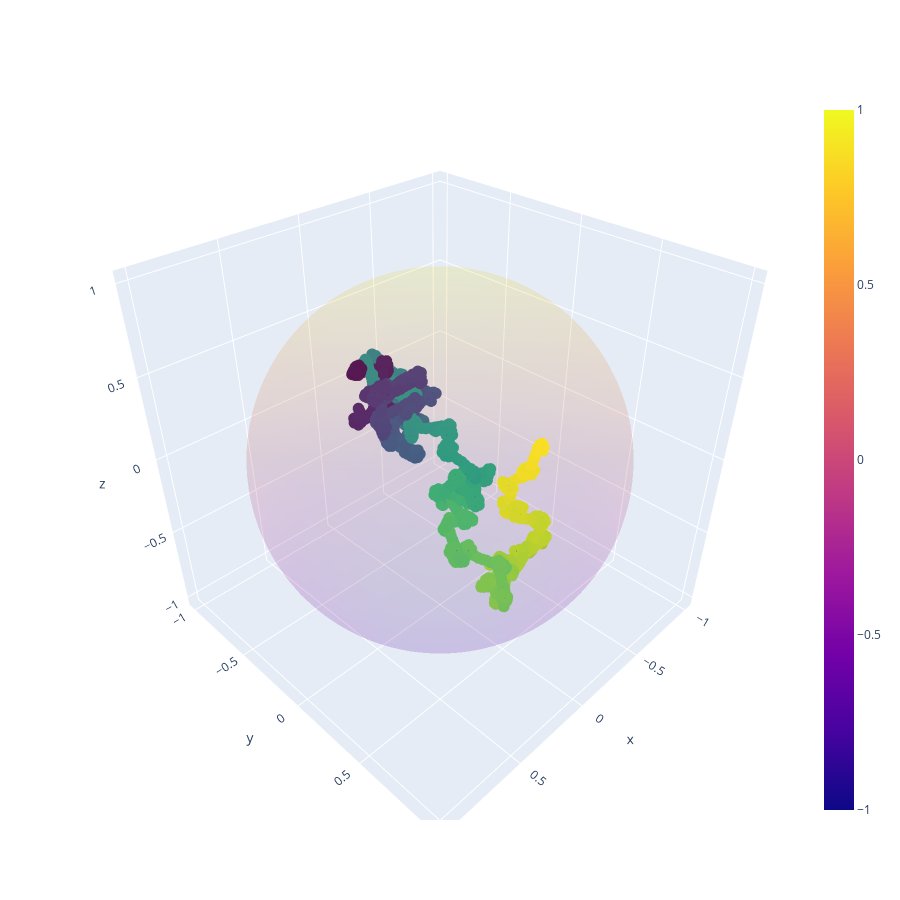

Source (notebook cell):
### Code cell
plot_structure_in_sphere(synthetic_biological_structure)

### Figure 1 — Plotly figure (JSON) as saved in the notebook; plotly's stock layout.template omitted (floating-point values rounded to 4 significant figures; data arrays with more than 128 entries replaced by an {"elided": "..."} marker saying what was removed)
{"data": [{"opacity": 0.1, "type": "surface", "x": {"elided": "100x100 float values"}, "y": {"elided": "100x100 float values"}, "z": {"elided": "100x100 float values"}}, {"line": {"color": "darkblue", "width": 2}, "marker": {"color": {"elided": "1258 int values"}, "colorscale": [[0, "#440154"], [0.1111, "#482878"], [0.2222, "#3e4989"], [0.3333, "#31688e"], [0.4444, "#26828e"], [0.5556, "#1f9e89"], [0.6667, "#35b779"], [0.7778, "#6ece58"], [0.8889, "#b5de2b"], [1, "#fde725"]], "size": 4}, "type": "scatter3d", "x": {"elided": "1258 float values"}, "y": {"elided": "1258 float values"}, "z": {"elided": "1258 float values"}}], "layout": {"height": 900, "width": 900}}
